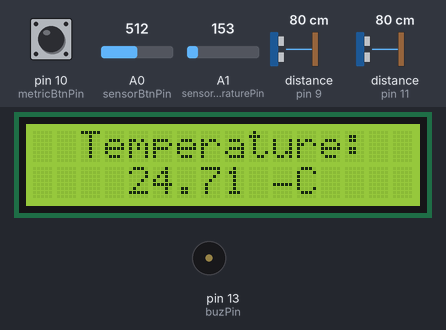
Simulated run of this sketch. Board: Arduino Uno, built with avr-gcc and run on an emulated ATmega328P. On the bench: 16×2 character LCD, buzzer (waves = sounding). The inputs (shaded band) are chosen by the test bench; at power-on: A0 (sensorBtnPin) = 512, distance to the obstacle (sensors on pin 9, pin 11) 80 cm, pin 10 (metricBtnPin) LOW, A1 (sensorTemperaturePin) = 153. The echo pulse lasts 58.3 µs per cm.

Above: at 1.2 s.
1.3 s: A0 (sensorBtnPin) set to 0
At 2.5 s:
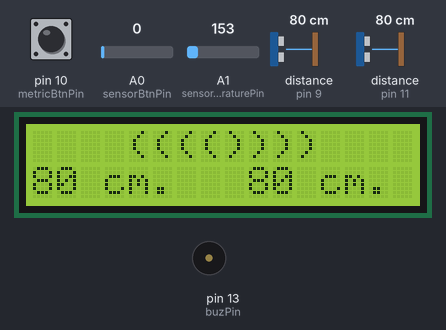
3.5 s: distance to the obstacle (sensor on pin 9) set to 2 cm
At 4.0 s:
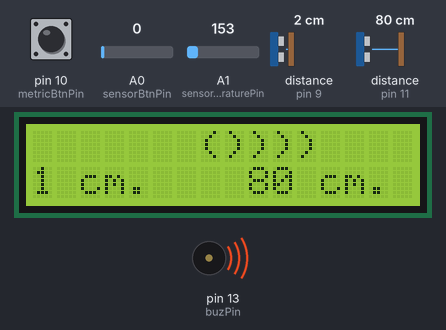
6.3 s: distance to the obstacle (sensor on pin 11) set to 2 cm
At 7.7 s:
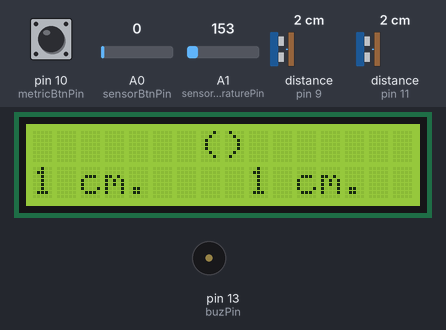
8.3 s: pin 10 (metricBtnPin) pulled HIGH for 1.2 s
At 9.1 s:
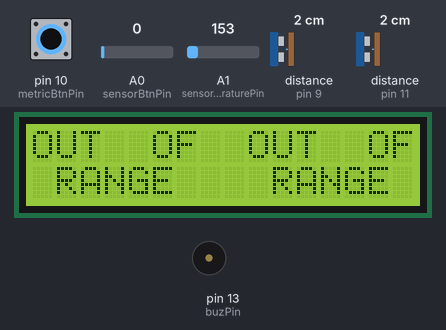
11.0 s: distance to the obstacle (sensor on pin 9) set to 18 cm
At 11.5 s:
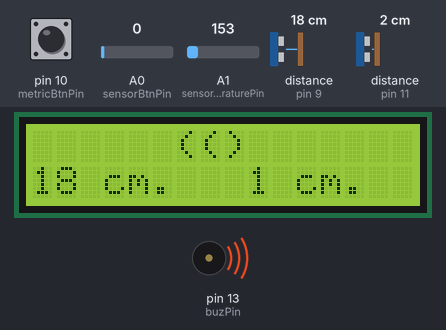
13.8 s: distance to the obstacle (sensor on pin 11) set to 8 cm
At 14.8 s:
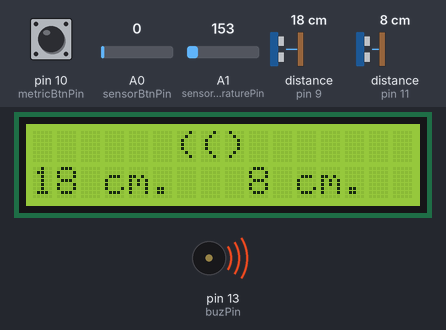
15.7 s: distance to the obstacle (sensor on pin 11) set to 12 cm
Timing chart, 0 to 19.1 s (numbered marks = the images above; inputs shaded):
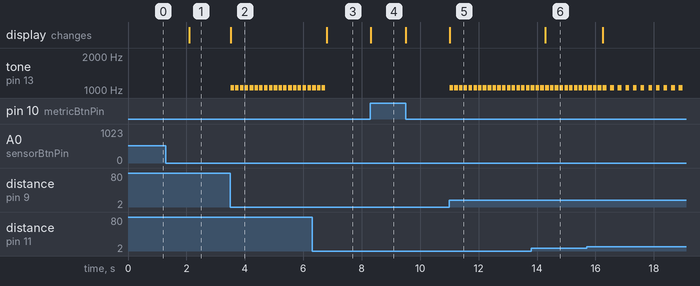

Measured:
- after the input at 1.3 s, the display: changes after 0.79 s (image 1)
- after the input at 3.5 s, tone on pin 13 (buzPin): alternates 1047 Hz for 0.13 s and silent for 0.04 s, starting at once; the display: changes at once (image 2)
- after the input at 6.3 s, tone on pin 13 (buzPin): goes on until 6.8 s, then stays silent; the display: changes after 0.50 s (image 3)
- after the input at 8.3 s, the display: changes at once (image 4)
- after the input at 11.0 s, tone on pin 13 (buzPin): alternates 1047 Hz for 0.13 s and silent for 0.04 s, starting at once; the display: changes at once (image 5)
- after the input at 13.8 s, the display: changes after 0.49 s (image 6)

The sketch:

KP_Arduino.ino
```cpp
/* Created by Peter Georgiev ~ 20.04.2021
#########Breadboard circuit mounting:########
 * LCD VSS pin to ground
 * LCD VDD pin to +5V
 * 2,2KOhm resistor: LCD LED pin to +5V
 * LCD RS pin to digital pin 2
 * LCD R/W pin to ground
 * LCD Enable pin to digital pin 3
 * LCD D4 pin to digital pin 4
 * LCD D5 pin to digital pin 5
 * LCD D6 pin to digital pin 6
 * LCD D7 pin to digital pin 7
 * LCD A pin to +5V
 * LCD K pin to ground
 * Buzzer + to 220Ohm
 * HC-SR04 GND to ground
 * HC-SR04 Echo to pin 11
 * HC-SR04 Trig to pin 12
 * HC-SR04 Vcc to +5V
 * A button for a metric system pin 10
 * Temperature sensor analog pin A1
 * A button for a temperature sensor analog pin A0
##############################################
*/
//Including the LCD library:
#include <LiquidCrystal.h>

// Define to which pin of the Arduino the output of the TMP36 is connected:
#define sensorTemperaturePin A1
#define sensorBtnPin A0

//Defining pins
#define metricBtnPin 10
#define trigHc1Pin 12
#define echoHc1Pin 11
#define trigHc2Pin 8
#define echoHc2Pin 9
#define buzPin 13
#define RS 2
#define Enable 3
#define D4 4
#define D5 5
#define D6 6
#define D7 7

//Defining Sound notes
#define NOTE_D3  147
#define NOTE_G3  196
#define NOTE_B3  247
#define NOTE_D4  294
#define NOTE_C6  1047

// Initialize the LCD library
LiquidCrystal lcd(RS, Enable, D4, D5, D6, D7);

//Declaring a variable that will count the millis so the blinking is independent of "delays"
unsigned long millisCounterHc1 = 0;
unsigned long millisCounterHc2 = 0;
int displayingHc1 = 0;
int displayingHc2 = 0;
char *ch[]={"(", ")", " cm. ", " in. ",};
int levelInchDistance[9] = {0, 5, 10, 25, 50, 70, 90, 110, 131};
int levelCmDistance[9] = {0, 10, 25, 50, 100, 150, 200, 250, 335};
int levelDistance[9];
int minDistance = 0;
int maxDistance = 0;
int metricBtn = 0;
int sensorBtn = 0;

//Sound notes setup
int melody0[] = {NOTE_B3, NOTE_B3, NOTE_B3, NOTE_G3, NOTE_B3, 0, NOTE_D4, NOTE_D3};
int melody1[] = {NOTE_C6, NOTE_C6, NOTE_C6, NOTE_C6};
int melody2[] = {NOTE_C6, NOTE_C6, NOTE_C6};
int melody3[] = {NOTE_C6, NOTE_C6};
int melody4[] = {NOTE_C6};

//Add melodies here, and at the end of the "music" array.
int* music[6] = {
	melody0,
	melody1,
	melody2,
	melody3,
	melody4
	};

//Sound notes durations
int notesMelody0[] = {8,4,4,8,8,8,2,4};
int notesMelody1[] = {8,8,8,8};
int notesMelody2[] = {8,8,8};
int notesMelody3[] = {8,8};
int notesMelody4[] = {4};

//Add durations of the melodies here, and at the end of the "noteDurations" array.
int* noteDurations[6] = {
	notesMelody0,
	notesMelody1,
	notesMelody2,
	notesMelody3,
	notesMelody4
	};

//Sound sizes array
int sizeMelody0 = sizeof(melody0)/sizeof(int);
int sizeMelody1 = sizeof(melody1)/sizeof(int);
int sizeMelody2 = sizeof(melody2)/sizeof(int);
int sizeMelody3 = sizeof(melody3)/sizeof(int);
int sizeMelody4 = sizeof(melody4)/sizeof(int);

//Add sizes here, and at the end of the "sizes" array.
int sizes[] = {
	  sizeMelody0,
	  sizeMelody1,
	  sizeMelody2,
	  sizeMelody3,
	  sizeMelody4
	};

//////////////SETUP/////////////////
void setup(){
  // Set up the LCD's number of columns and rows:
  lcd.begin(16, 2);

  //Initializes HC1 HC-SCR04 pins
  pinMode(trigHc1Pin, OUTPUT);
  pinMode(echoHc1Pin, INPUT);

  //Initializes HC2 HC-SCR04 pins
  pinMode(trigHc2Pin, OUTPUT);
  pinMode(echoHc2Pin, INPUT);

  //Initializes button pin
  pinMode(metricBtnPin, INPUT);

  // Begin serial communication at a baud rate of 9600:
  //Serial.begin(9600);
}

//////////////LOOP//////////////////
void loop(){
	// Get a reading from the button metric:
	metricBtn = digitalRead(metricBtnPin);
	// Get a reading from the button sensor:
  	sensorBtn = analogRead(sensorBtnPin);

	bool isOnBtnMetric = false;

	if(metricBtn == HIGH){
		isOnBtnMetric = true;
	}

	// Print temperature
	if(sensorBtn != LOW) {
		temperatureSensor(isOnBtnMetric);
		delay(1000); // wait a second between readings
        return;
	}

	int p = 0;
	int lcdCol = 0;
	int metric = 2;

  	for(int l = 0; l < 8; l++){
		levelDistance[l] = levelCmDistance[l];
	}

	//Serial.print(digitalRead(metricBtnPin));
	//Serial.println(" metr");

	// HC1 HC-SCR04 pins
	unsigned long millisNowHc1 = millis();
	long durationHc1;
	int distanceHc1;
	digitalWrite(trigHc1Pin, LOW);
	delayMicroseconds(2);
	digitalWrite(trigHc1Pin, HIGH);
	delayMicroseconds(10);
	digitalWrite(trigHc1Pin, LOW);
	//Measures the distanceHc1
	durationHc1 = pulseIn(echoHc1Pin, HIGH);
	distanceHc1 = (durationHc1 / 29.1) / 2;

	// HC2 HC-SCR04 pins
	unsigned long millisNowHc2 = millis();
	long durationHc2;
	int distanceHc2;
	digitalWrite(trigHc2Pin, LOW);
	delayMicroseconds(2);
	digitalWrite(trigHc2Pin, HIGH);
	delayMicroseconds(10);
	digitalWrite(trigHc2Pin, LOW);
	//Measures the distanceHc1
	durationHc2 = pulseIn(echoHc2Pin, HIGH);
	distanceHc2 = (durationHc2 / 29.1) / 2;

  	maxDistance = levelCmDistance[8];
	if(isOnBtnMetric) {
		metric = 3;
		distanceHc1 = (durationHc1 / 74) / 2;
		distanceHc2 = (durationHc2 / 74) / 2;
      	maxDistance = levelInchDistance[8];
		for(int l = 0; l < 8; l++){
			levelDistance[l] = levelInchDistance[l];
		}
	}

	//DistanceHc1 value.
	if (distanceHc1 >= maxDistance || distanceHc1 <= minDistance){
		lcd.setCursor(8, 0);
		lcd.print(" OUT  OF");
		lcd.setCursor(8, 1);
		lcd.print("  RANGE ");
	} else {
		lcd.setCursor(8, 1);
    	lcd.print(" ");
		lcd.print(distanceHc1);
		lcd.print(ch[metric]);

		p = 1;
		lcdCol = 8;

		//Distance animation - right
		if(distanceHc1 <= levelDistance[1]) {
			lcd.setCursor(lcdCol, 0);
			lcd.write(ch[p]);
			lcd.write(" ");
			lcd.write(" ");
			lcd.write(" ");
			lcd.write(" ");
			lcd.write(" ");
			lcd.write(" ");
			lcd.write(" ");
		} else if(distanceHc1 <= levelDistance[2]) {
			lcd.setCursor(lcdCol, 0);
			lcd.write(ch[p]);
			lcd.write(ch[p]);
			lcd.write(" ");
			lcd.write(" ");
			lcd.write(" ");
			lcd.write(" ");
			lcd.write(" ");
			lcd.write(" ");
		} else if(distanceHc1 <= levelDistance[3]){
			lcd.setCursor(lcdCol, 0);
			lcd.write(ch[p]);
			lcd.write(ch[p]);
			lcd.write(ch[p]);
			lcd.write(" ");
			lcd.write(" ");
			lcd.write(" ");
			lcd.write(" ");
			lcd.write(" ");
		} else if(distanceHc1 <= levelDistance[4]){
			lcd.setCursor(lcdCol, 0);
			lcd.write(ch[p]);
			lcd.write(ch[p]);
			lcd.write(ch[p]);
			lcd.write(ch[p]);
			lcd.write(" ");
			lcd.write(" ");
			lcd.write(" ");
			lcd.write(" ");
		} else if(distanceHc1 <= levelDistance[5]){
			lcd.setCursor(lcdCol, 0);
			lcd.write(ch[p]);
			lcd.write(ch[p]);
			lcd.write(ch[p]);
			lcd.write(ch[p]);
			lcd.write(ch[p]);
			lcd.write(" ");
			lcd.write(" ");
			lcd.write(" ");
		} else if(distanceHc1 <= levelDistance[6]){
			lcd.setCursor(lcdCol, 0);
			lcd.write(ch[p]);
			lcd.write(ch[p]);
			lcd.write(ch[p]);
			lcd.write(ch[p]);
			lcd.write(ch[p]);
			lcd.write(ch[p]);
			lcd.write(" ");
			lcd.write(" ");
		} else if(distanceHc1 <= levelDistance[7]){
			lcd.setCursor(lcdCol, 0);
			lcd.write(ch[p]);
			lcd.write(ch[p]);
			lcd.write(ch[p]);
			lcd.write(ch[p]);
			lcd.write(ch[p]);
			lcd.write(ch[p]);
			lcd.write(ch[p]);
			lcd.write(" ");
		} else if(distanceHc1 <= maxDistance){
			lcd.setCursor(lcdCol, 0);
			lcd.write(ch[p]);
			lcd.write(ch[p]);
			lcd.write(ch[p]);
			lcd.write(ch[p]);
			lcd.write(ch[p]);
			lcd.write(ch[p]);
			lcd.write(ch[p]);
			lcd.write(ch[p]);
		}
	}

	//DistanceHc2 value.
	if (distanceHc2 >= maxDistance || distanceHc2 <= minDistance){
		lcd.setCursor(0, 0);
		lcd.print("OUT  OF ");
		lcd.setCursor(0, 1);
		lcd.print(" RANGE  ");
	} else {
		lcd.setCursor(0, 1);
		lcd.print(distanceHc2);
		lcd.print(ch[metric]);

		if(distanceHc2 > 0 && distanceHc2 <= 9){
			lcd.print("  ");
		} else if (distanceHc2 >= 10 && distanceHc2 <= 99){
			lcd.print(" ");
		}

		p = 0;
		lcdCol = 0;

		//Distance animation - left
		if(distanceHc2 <= levelDistance[1]) {
			lcd.setCursor(lcdCol, 0);
			lcd.write(" ");
			lcd.write(" ");
			lcd.write(" ");
			lcd.write(" ");
			lcd.write(" ");
			lcd.write(" ");
			lcd.write(" ");
			lcd.write(ch[p]);
		} else if(distanceHc2 <= levelDistance[2]) {
			lcd.setCursor(lcdCol, 0);
			lcd.write(" ");
			lcd.write(" ");
			lcd.write(" ");
			lcd.write(" ");
			lcd.write(" ");
			lcd.write(" ");
			lcd.write(ch[p]);
			lcd.write(ch[p]);
		} else if(distanceHc2 <= levelDistance[3]){
			lcd.setCursor(lcdCol, 0);
			lcd.write(" ");
			lcd.write(" ");
			lcd.write(" ");
			lcd.write(" ");
			lcd.write(" ");
			lcd.write(ch[p]);
			lcd.write(ch[p]);
			lcd.write(ch[p]);
		} else if(distanceHc2 <= levelDistance[4]){
			lcd.setCursor(lcdCol, 0);
			lcd.write(" ");
			lcd.write(" ");
			lcd.write(" ");
			lcd.write(" ");
			lcd.write(ch[p]);
			lcd.write(ch[p]);
			lcd.write(ch[p]);
			lcd.write(ch[p]);
		} else if(distanceHc2 <= levelDistance[5]){
			lcd.setCursor(lcdCol, 0);
			lcd.write(" ");
			lcd.write(" ");
			lcd.write(" ");
			lcd.write(ch[p]);
			lcd.write(ch[p]);
			lcd.write(ch[p]);
			lcd.write(ch[p]);
			lcd.write(ch[p]);
		} else if(distanceHc2 <= levelDistance[6]){
			lcd.setCursor(lcdCol, 0);
			lcd.write(" ");
			lcd.write(" ");
			lcd.write(ch[p]);
			lcd.write(ch[p]);
			lcd.write(ch[p]);
			lcd.write(ch[p]);
			lcd.write(ch[p]);
			lcd.write(ch[p]);
		} else if(distanceHc2 <= levelDistance[7]){
			lcd.setCursor(lcdCol, 0);
			lcd.write(" ");
			lcd.write(ch[p]);
			lcd.write(ch[p]);
			lcd.write(ch[p]);
			lcd.write(ch[p]);
			lcd.write(ch[p]);
			lcd.write(ch[p]);
			lcd.write(ch[p]);
		} else if(distanceHc2 <= maxDistance){
			lcd.setCursor(lcdCol, 0);
			lcd.write(ch[p]);
			lcd.write(ch[p]);
			lcd.write(ch[p]);
			lcd.write(ch[p]);
			lcd.write(ch[p]);
			lcd.write(ch[p]);
			lcd.write(ch[p]);
			lcd.write(ch[p]);
		}
	}

	if(distanceHc1 < distanceHc2 && distanceHc1 > 0) {
		songLevel(distanceHc1);
	} else if(distanceHc2 < distanceHc1 && distanceHc2 > 0){
		songLevel(distanceHc2);
	}
}

//Tone Function - Plays the tone
int playSong(int track, float durConst){
    for (int thisNote = 0; thisNote < sizes[track]; thisNote++) {
    int noteDuration = 1000 / noteDurations[track][thisNote];
    tone(buzPin, music[track][thisNote],noteDuration);
    int pauseBetweenNotes = noteDuration * durConst;
    delay(pauseBetweenNotes);
    noTone(buzPin);
  }
}

//Distance Function - this plays the "beep"
void songLevel(int distance){
	if(distance <= levelDistance[1]){
		playSong(1,1.30);
	} else if(distance <= levelDistance[2]){
		playSong(2,2.07);
	} else if(distance <= levelDistance[3]){
		playSong(2,2.07);
	} else if(distance <= levelDistance[4]){
		playSong(3,3.60);
	} else if(distance <= levelDistance[5]){
		playSong(3,3.60);
	} else if(distance <= levelDistance[6]){
		playSong(4,3.60);
	} else if(distance <= levelDistance[7]){
		playSong(4,3.60);
	} else if(distance <= maxDistance){
		playSong(4,3.60);
	}
}

//Temperature Function - temperature sensor
void temperatureSensor(bool isOnButtonMetric){
	// Get a reading from the temperature sensor:
	int readingTemp = analogRead(sensorTemperaturePin);
	// Converting that reading to voltage, for 3.3v arduino use 3.3
	float voltageTemp = (readingTemp * 5.0) / 1024.0;
	// Convert the voltage into the temperature in degree Celsius:
	float temperatureC = (voltageTemp - 0.5) * 100;
	float temperatureF = (temperatureC * 9.0 / 5.0) + 32.0;

	/* // DEBUG
	Serial.print("Btn = ");
	Serial.println(sensorBtn);
	Serial.print("Temp = ");
	// Print the temperature in the Serial Monitor:
	Serial.print(temperatureC);
	Serial.print(" \xB0"); // shows degree symbol
	Serial.println("C");
    */

    lcd.setCursor(0, 0);
	lcd.print("  Temperature:  ");

	if(isOnButtonMetric){
		lcd.setCursor(0, 1);
		lcd.print("    ");
		lcd.print(temperatureF);
		lcd.print(" \xB0");
		lcd.print("F     ");
	} else {
		lcd.setCursor(0, 1);
		lcd.print("    ");
		lcd.print(temperatureC);
		lcd.print(" \xB0");
		lcd.print("C     ");
	}
}
```
